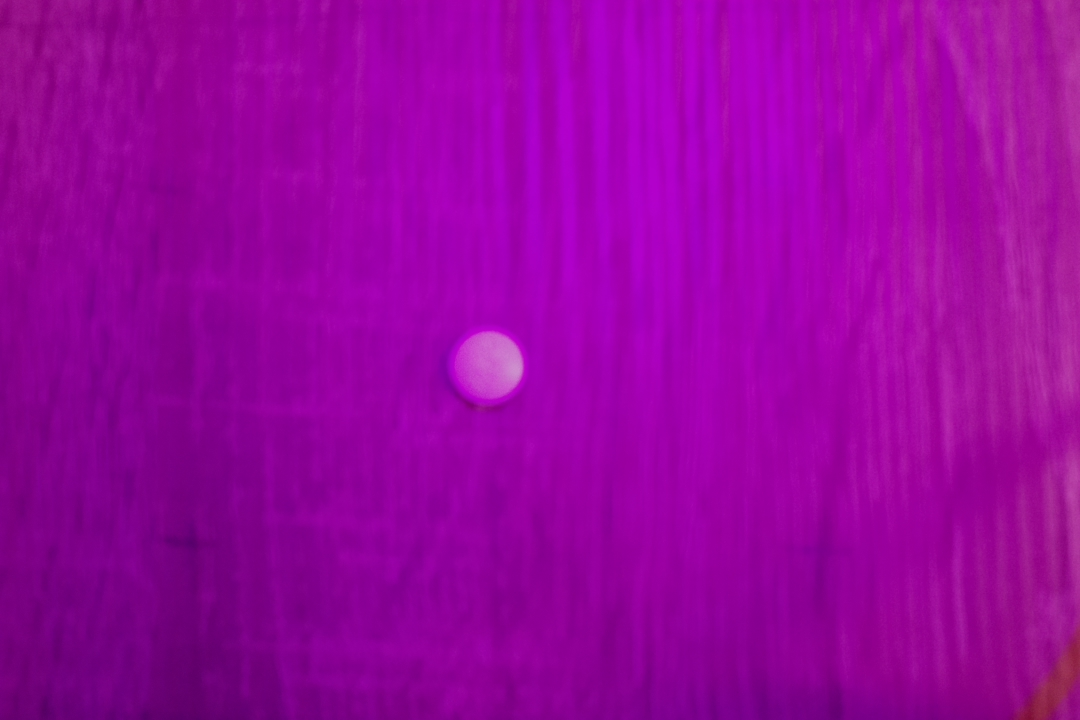
#> input picture allo_1/image2.jpg, 1080 x 720 px, given in place of img1.jpg, which was not available
$ python test_cam.py
#> lines starting #> are read from the running program, lines starting #| are printed output that depends on the picture; pictures that were not available may be replaced by others from this repository, and a replacement may not be noted
### RPI_camera/image_registration.py
import cv2
import numpy as np


def myRegistration(path_image1, path_image2):

	# Open the image files.
#> called with path_image1 = 'img1.jpg', path_image2 = 'img2.jpg'
	img1_color = cv2.imread(path_image1)  # Image to be aligned.
#> img1_color is the input picture: shape (720, 1080, 3); mean B, G, R 158.7, 4.2, 152
	img2_color = cv2.imread(path_image2)
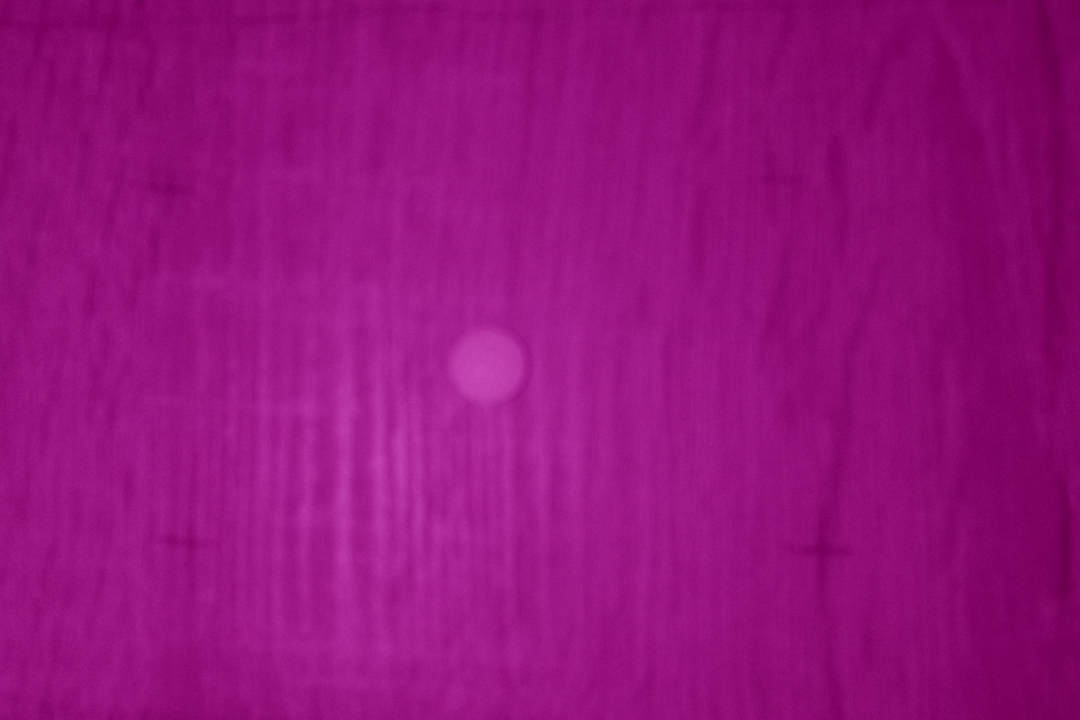
#> input picture allo_1/image3.jpg, 1080 x 720 px, given in place of img2.jpg, which was not available
#> img2_color is the input picture: shape (720, 1080, 3); mean B, G, R 123.1, 17.6, 149


	# Convert to grayscale.
	img1 = cv2.cvtColor(img1_color, cv2.COLOR_BGR2GRAY)
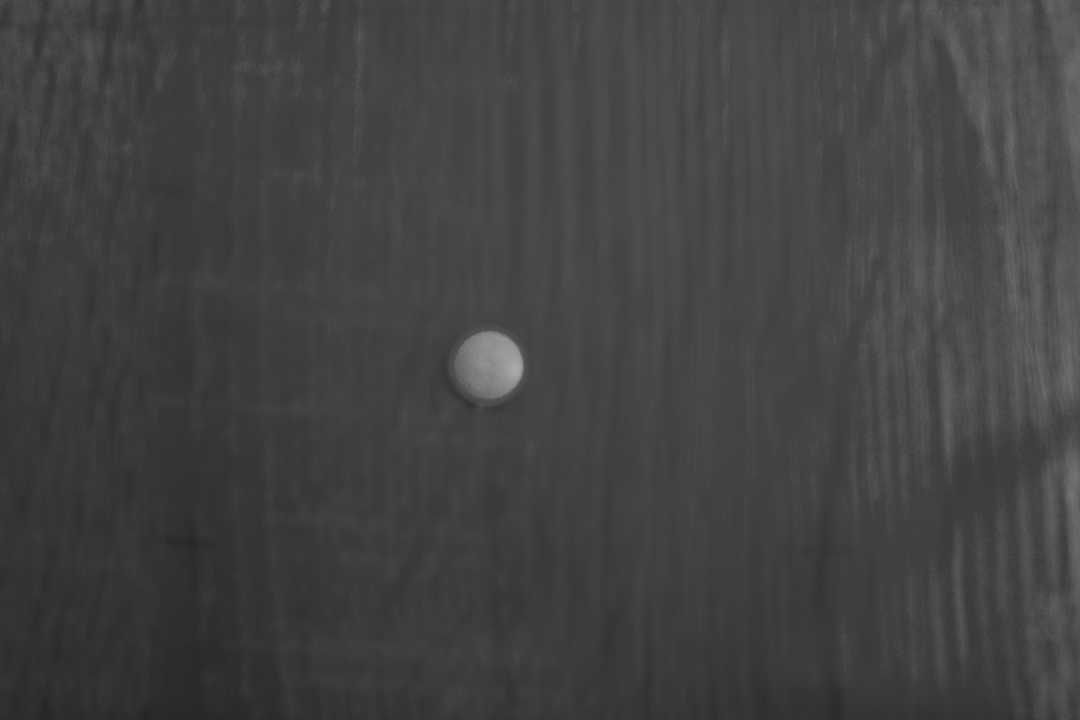
#> img1: shape (720, 1080); min 36, max 170, mean 65.9
	img2 = cv2.cvtColor(img2_color, cv2.COLOR_BGR2GRAY)
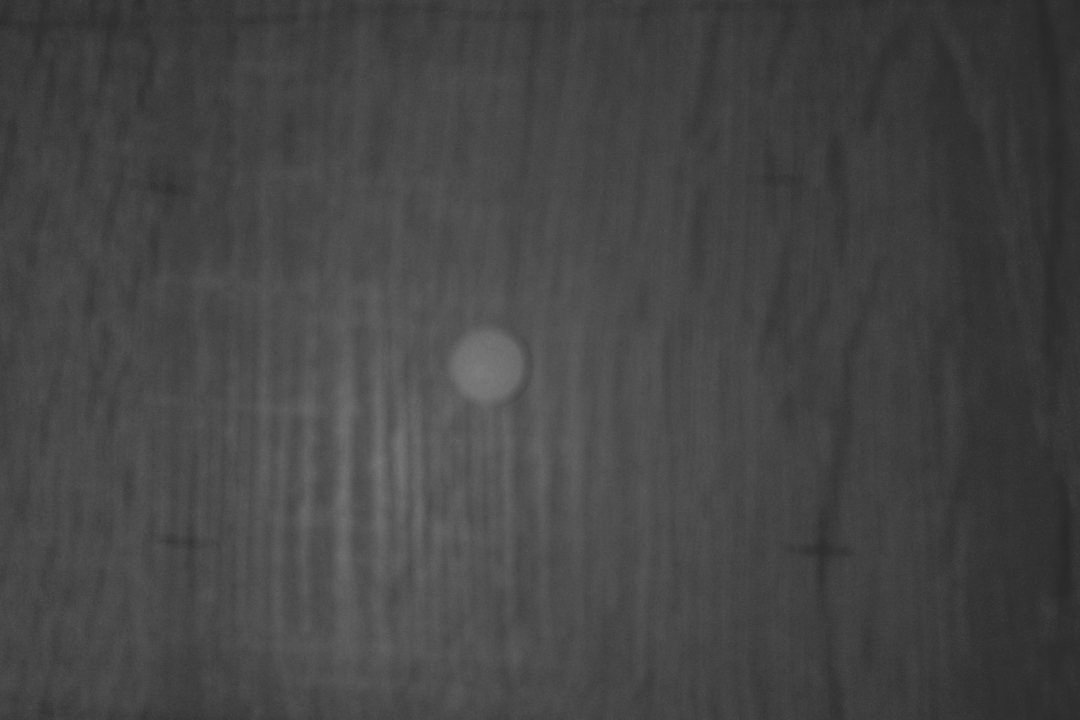
#> img2: shape (720, 1080); min 39, max 128, mean 68.9
	height, width = img2.shape
#> height = 720; width = 1080

	# Create ORB detector with 5000 features.
	orb_detector = cv2.ORB_create(5000)

	# Find keypoints and descriptors.
	# The first arg is the image, second arg is the mask
	#  (which is not reqiured in this case).
	kp1, d1 = orb_detector.detectAndCompute(img1, None)
#> kp1 = 3 keypoints; (x, y, size): (516, 373, 111.1), (520, 365, 111.1), (520, 373, 92.6)
	kp2, d2 = orb_detector.detectAndCompute(img2, None)
#> kp2 = (); d2 = None

	# Match features between the two images.
	# We create a Brute Force matcher with
	# Hamming distance as measurement mode.
	matcher = cv2.BFMatcher(cv2.NORM_HAMMING, crossCheck = True)

	# Match the two sets of descriptors.
#> (the run stopped early here; a loop or call above may not have finished)
